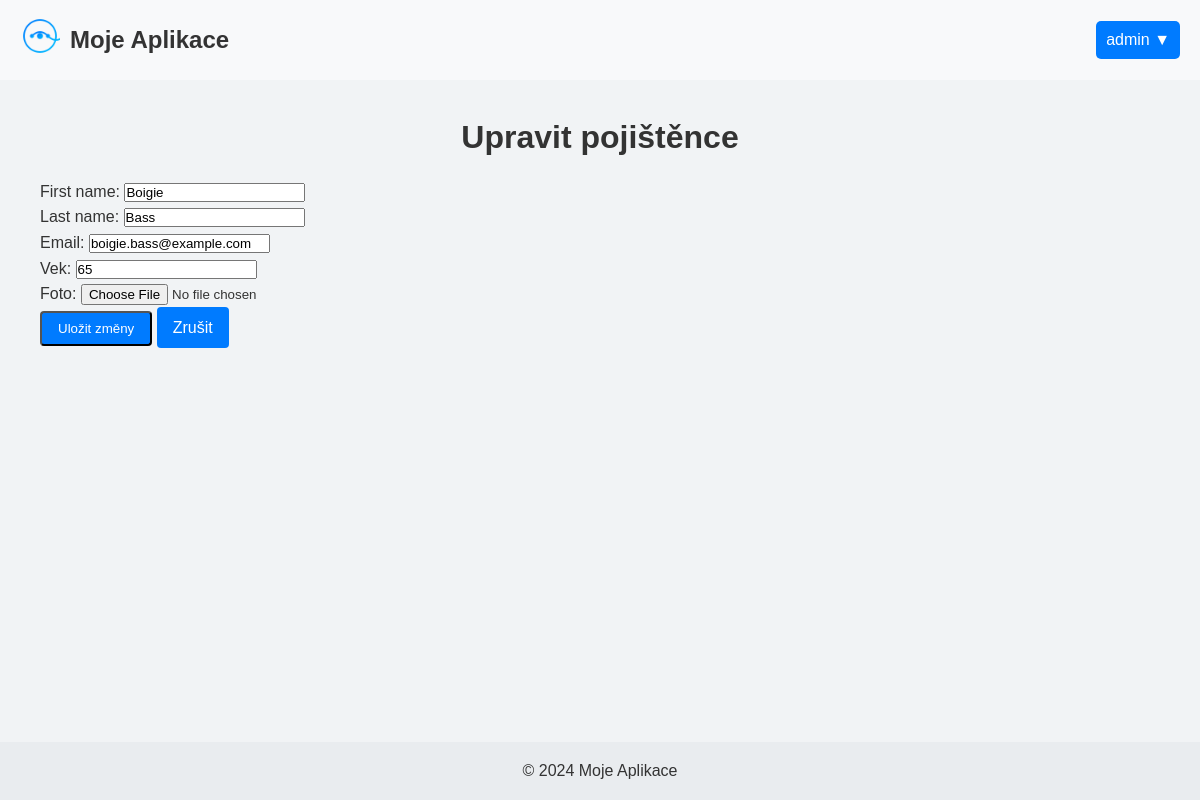
/pojistenci/uprav/pojistenec/144/ (signed in), run on the app's committed database.
### NovyProjekt/models.py (models this page shows, shortened)
class Uzivatel(AbstractBaseUser, PermissionsMixin):
    ROLE_CHOICES = [
        ('admin', 'Admin'),
        ('agent', 'Agent'),
        ('pojistenec', 'Pojištěnec'),
    ]
    first_name = models.CharField(max_length=50)
    last_name = models.CharField(max_length=50)
    adresa = models.CharField(max_length=255, blank=True, null=True)
    vek = models.IntegerField(null=True)
    email = models.EmailField(max_length=300, unique=True)
    role = models.CharField(max_length=20, choices=ROLE_CHOICES, default='pojistenec')
    is_admin = models.BooleanField(default=False)
    is_superuser = models.BooleanField(default=False)
    is_active = models.BooleanField(default=True)
    last_login = models.DateTimeField(default=timezone.now)
    date_joined = models.DateTimeField(default=timezone.now)
    foto = models.ImageField(upload_to='images/', blank=True, null=True)
    objects = UzivatelManager()
    USERNAME_FIELD = 'email'
    REQUIRED_FIELDS = ['first_name', 'last_name']

### NovyProjekt/views.py (the view)
# urls.py: path('pojistenci/uprav/pojistenec/<int:pk>/', views.upravit_pojistence, name='upravit_pojistence'),
@login_required
def upravit_pojistence(request, pk):
    pojistenec = get_object_or_404(Uzivatel, pk=pk)
    if request.method == 'POST':
        form = UzivatelForm(request.POST, request.FILES, instance=pojistenec)
        if form.is_valid():
            form.save()
            return redirect('seznam_pojistencu')
    else:
        form = UzivatelForm(instance=pojistenec)
    return render(request, 'pojistenci/upravit_pojistence.html', {'form': form})

### NovyProjekt/forms.py (shortened to what this page needs)
class UzivatelForm(forms.ModelForm):
    class Meta:
        model = Uzivatel
        fields = ['first_name', 'last_name', 'email', 'vek', 'foto']

### NovyProjekt/templates/pojistenci/upravit_pojistence.html (shortened to what this page needs)
{% extends 'index.html' %}
{% block content %}
    <div class="container">
        <h1>Upravit pojištěnce</h1>
        <form method="post" enctype="multipart/form-data">
            {{ form.as_p }}
            <button type="submit" class="btn">Uložit změny</button>
            <a href="{% url 'seznam_pojistencu' %}" class="btn btn-cancel">Zrušit</a>
        </form>
    </div>
{% endblock %}

### NovyProjekt/templates/index.html (shortened to what this page needs)
<!DOCTYPE html>
<html lang="cs">
<head>
    {% load static %}
    <link rel="stylesheet" href="{% static 'css/index.css' %}">
</head>
<body>
    <header>
        <div class="container">
            <div class="header-content">
                <div class="logo">
                    <a href="{% url 'index' %}">
                        <img src="{% static 'images/image.png' %}" alt="Logo" class="logo-img">
                    </a>
                    <span>Moje Aplikace</span>
                </div>
                <div class="dropdown">
                    <button class="dropbtn">
                        {% if user.is_authenticated %}
                            {{ user.first_name }} ▼
                        {% else %}
                            Menu ▼
                        {% endif %}
                    </button>
                </div>
            </div>
        </div>
    </header>
    <main>
        <div class="container">
            {% block content %}{% endblock %}
        </div>
    </main>
    <footer>
        <div class="container">
            <p>&copy; 2024 Moje Aplikace</p>
        </div>
    </footer>
</body>
</html>

### NovyProjekt/static/css/index.css (style rules this page uses)
* { margin: 0; padding: 0; box-sizing: border-box; }
body { font-family: Arial, sans-serif; line-height: 1.6; color: #333; min-height: 100vh; display: flex; flex-direction: column; }
.container { width: 100%; max-width: 1200px; margin: 0 auto; padding: 0 20px; }
header { background-color: #f8f9fa; padding: 1rem 0; }
.header-content { display: flex; justify-content: space-between; align-items: center; }
.logo { display: flex; justify-content: flex-start; align-items: center ; }
.logo img { width: 40px; height: 40px; margin-right: 10px; }
.logo span { font-size: 1.5rem; font-weight: bold; }
.dropdown { position: relative; display: inline-block; }
.dropbtn { background-color: #007bff; color: white; padding: 10px; font-size: 16px; border: none; border-radius: 5px; cursor: pointer; }
main { flex-grow: 1; padding: 2rem 0; background-color: #f1f3f5; }
h1 { text-align: center; margin-bottom: 1rem; }
.btn { display: inline-block; background-color: #007bff; color: white; padding: 0.5rem 1rem; text-decoration: none; border-radius: 4px; transition: background-color 0.3s; }
footer { background-color: #e9ecef; padding: 1rem 0; text-align: center; }

### data on the page
Uzivatel: first_name "admin"
Uzivatel: first_name "Boigie", last_name "Bass", email "boigie.bass@example.com", vek "65"
